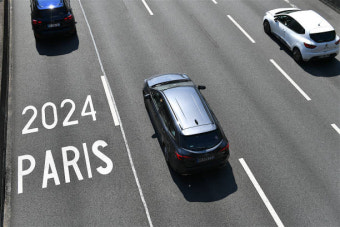
#> input picture afterMay/opencv_study/images/lane.png, 340 x 227 px, found by its file name
$ python opencv_study3.py
#> lines starting #> are read from the running program, lines starting #| are printed output that depends on the picture; after the words box and inside, x2 and y2 are one past the last pixel; in counts of white or black regions, pixels touching at a corner belong together
#  opencv_study3.py

# 엣지 디텍션, 콘투어 , 바운딩박스
# 엣지 -  이미지에서 색이나 밝기가 갑자기 변경되는 경계선

#edge detection 사용되는곳 -  차선 인식, 문서 스캔, 얼굴인식
#                       로봇의 눈역할,  공장 검사( 부품균열,  흠집 )

import cv2

#lane.png
# 차선 찾기
img = cv2.imread("afterMay/opencv_study/images/lane.png")
#> img is the input picture: shape (227, 340, 3); mean B, G, R 117.9, 116.8, 115

gray = cv2.cvtColor(img , cv2.COLOR_BGR2GRAY)
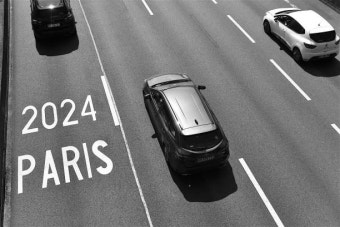
#> gray: shape (227, 340); min 0, max 255, mean 116.4

blur = cv2.GaussianBlur(gray, (5,5), 0)
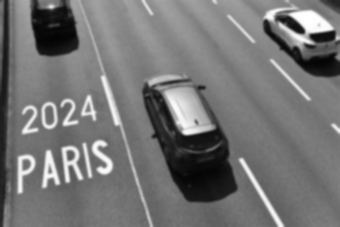
#> blur: shape (227, 340); min 4, max 255, mean 116.3

#  Canny(이미지값 , 낮은기준값 , 높은 기준값)
#  기준값을  낮추면  edge가 많이 나오고  높이면 진한 edge만 나온다.
edge1 = cv2.Canny(blur , 50, 150)
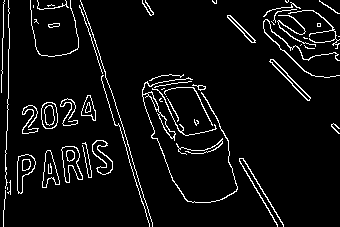
#> edge1: shape (227, 340); 5.9% white in thin lines or dots
edge2 = cv2.Canny(blur , 100, 200)
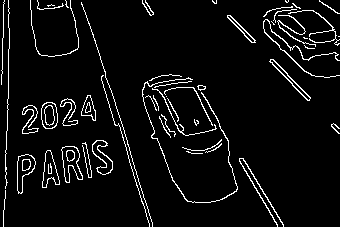
#> edge2: shape (227, 340); 5.6% white in thin lines or dots

cv2.imshow("lane",gray)
cv2.imshow("edge1",edge1)
cv2.imshow("edge2",edge2)

cv2.waitKey(0)
cv2.destroyAllWindows()

$ run again, with afterMay/opencv_study/images/cat.png copied over afterMay/opencv_study/images/lane.png
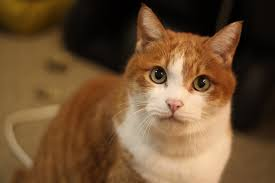
#> input picture afterMay/opencv_study/images/cat.png, 275 x 183 px, found by its file name
#> img is the input picture: shape (183, 275, 3); mean B, G, R 50.4, 80.4, 110
#> `edge1 = cv2.Canny(blur , 50, 150)`:
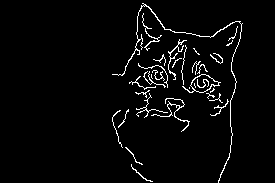
#> edge1: shape (183, 275); 3.3% white in thin lines or dots, all inside (x1, y1, x2, y2) = (112, 3, 243, 183)
#> `edge2 = cv2.Canny(blur , 100, 200)`:
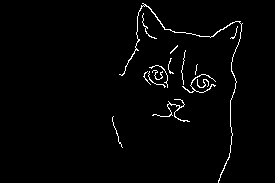
#> edge2: shape (183, 275); 1.9% white in thin lines or dots, all inside (x1, y1, x2, y2) = (112, 3, 243, 183)
